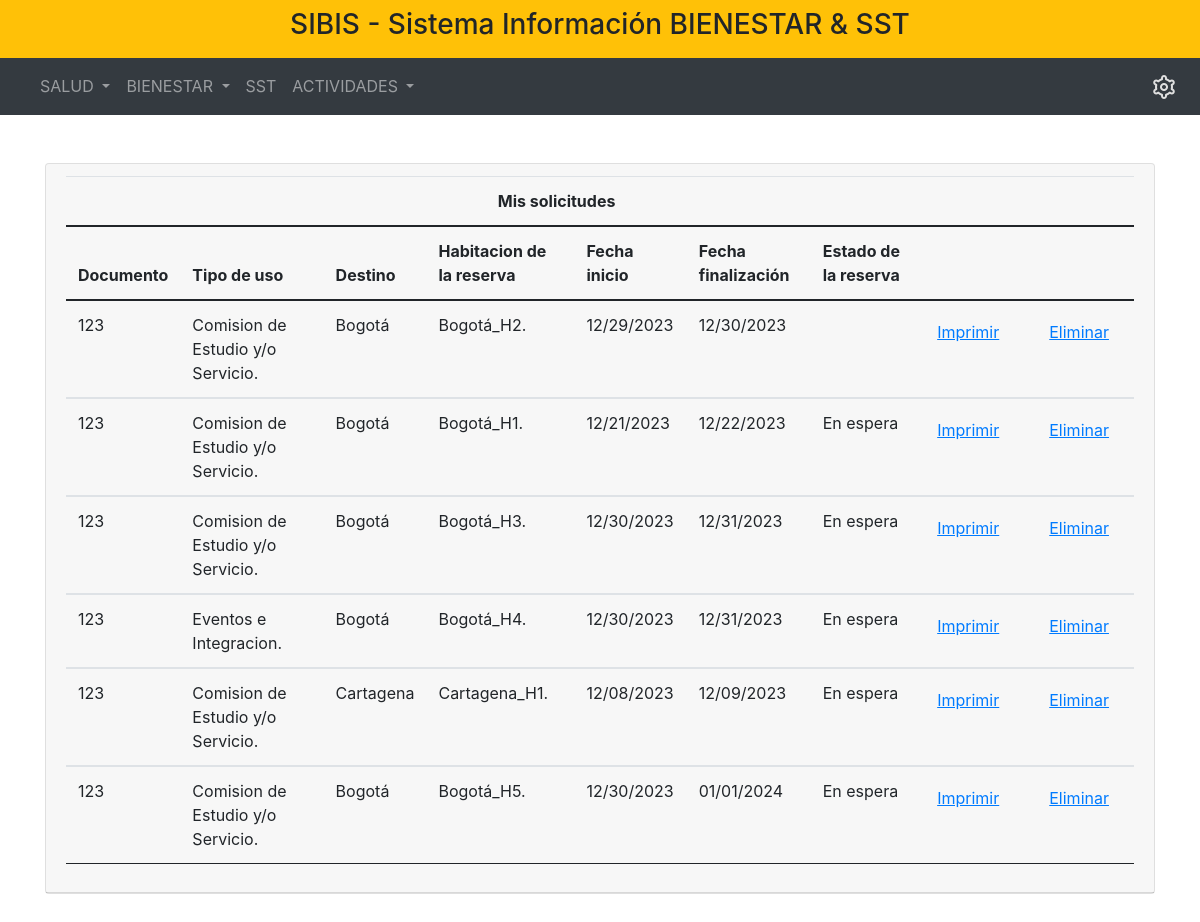
The app's page /MiPerfil.php (signed in) with its own data.
### tables this page shows
CREATE TABLE `solicitud` (
  `id_solicitud` int(11) NOT NULL COMMENT 'id de solicitud de alojamiento',
  `nombre` varchar(50) NOT NULL,
  `documento` varchar(20) NOT NULL COMMENT 'numero de documento para identificar el funcionario que desea solicitar una cabaña ',
  `uso` varchar(100) NOT NULL COMMENT 'tipo de uso la cual se va a hacer la reservación',
  `destino` varchar(100) NOT NULL COMMENT 'lugar donde se van a realizar la reservación',
  `cantidad_p` varchar(20) NOT NULL COMMENT 'cantidad de acompañantes en la reserva',
  `f_ini` varchar(100) NOT NULL,
  `f_fin` varchar(100) NOT NULL,
  `dias_total` varchar(300) NOT NULL COMMENT 'días totales de la reserva ',
  `habitacion` varchar(100) NOT NULL,
  `radicado` varchar(255) NOT NULL,
  `fk_id_Estado_Solicitud` varchar(20) NOT NULL,
  `fecha_de_solicitud` timestamp NOT NULL DEFAULT current_timestamp()
);

### MiPerfil.php (the view, shortened to what this page needs)
<?php include 'template/header.php' ?>
<link rel="stylesheet" href="https://cdn.jsdelivr.net/npm/bootstrap-icons@1.8.1/font/bootstrap-icons.css">
<?php
$documento=$_SESSION["documen"];
    echo'<div class="container-xxl p-5">';
    echo'<div class="row " >';
    echo'<div class="col-md-16">';
    echo'<div class="card">';
    echo'<div class="card-header">';
    echo'<table class="table  table-responsive">';
    echo'<thead>';
    echo'    <tr>';
    echo'    <th></th>';
    echo'    <th></th>';
    echo'    <th></th>';
    echo'    <th colspan="3"><center>Mis solicitudes</center></th>';
    echo'    <th></th>';
    echo'    <th></th>';
    echo'    <th></th>';
    echo'    <th></th>';
    echo'   </tr>';
    echo'</thead>';
    include ("conexion.php");
    $sql = "SELECT * FROM usuario WHERE documento='$documento'";
    if(!$result = $db->query($sql)){
     die('Hay un error corriendo en la consulta o datos no encontrados!!! [' . $db->error . ']');
            }
    echo'<thead>';
    echo'   <tr>';
    echo'   <th>Documento</th>';
    echo'   <th>Tipo de uso</th>';
    echo'   <th>Destino</th>';
    echo'   <th colspan="2">Habitacion de la reserva </th>';
    echo'   <th>Fecha inicio</th>';
    echo'   <th>Fecha finalización</th>';
    echo'   <th>Estado de la reserva</th>';
    echo'   <th></th>';
    echo'   <th></th>';
    echo'   </tr>';
    echo'</thead>';
    include ("conexion.php");
    $sql = "SELECT * FROM solicitud WHERE documento='$documento'";
    if(!$result = $db->query($sql)){
     die('Hay un error corriendo en la consulta o datos no encontrados!!! [' . $db->error . ']');
            }
        while($row = $result->fetch_assoc())
        {
            $documento=stripslashes($row["documento"]);
            $uso=stripslashes($row["uso"]);
            $destino=stripslashes($row["destino"]);
            $habitacion=stripslashes($row["habitacion"]);
            $f_ini=stripslashes($row["f_ini"]);
            $f_fin=stripslashes($row["f_fin"]);
            $fk_id_Estado_Solicitud=stripslashes($row["fk_id_Estado_Solicitud"]);
            $radicado=stripslashes($row["radicado"]);
    echo'<tbody>';
    echo'    <tr>';
    echo"    <td>$documento</td>";
    echo"    <td>$uso </td>";
    echo"    <td>$destino </td>";
    echo"    <td colspan='2'>$habitacion </td>";
    echo"    <td>$f_ini </td>";
    echo"    <td>$f_fin </td>";
    echo"    <td>$fk_id_Estado_Solicitud</td>";
    echo"    <td>
                <form  action='descargar_pdf.php' method='POST'>
                    <input type='hidden'  name='radicado' value='$radicado'>
                    <input class='controls' type='hidden' name='documento' value='$documento'>
                    <center><button class='btn btn btn-link'>Imprimir</button></center>
                </form>
            </td>";
    echo"   <td>
                        <button type='button' class='btn btn btn-link' data-toggle='modal' data-target='#exampleModal'>
                        Eliminar
                        </button>
                        <div class='modal fade' id='exampleModal' tabindex='-1' role='dialog' aria-labelledby='exampleModalLabel' aria-hidden='true'>
                        <div class='modal-dialog' role='document'>
                            <div class='modal-content'>
                            <div class='modal-header'>
                                <h5 class='modal-title' id='exampleModalLabel'>Eliminar solicitud</h5>
                                <button type='button' class='close' data-dismiss='modal' aria-label='Close'>
                                <span aria-hidden='true'>&times;</span>
                                </button>
                            </div>
                            <div class='modal-body'>
                                ¿ Esta seguro que desea ELIMINAR la solicitud. ?
                            </div>
                            <div class='modal-footer'>
                                <button type='button' class='btn btn-secondary' data-dismiss='modal'>Cerrar</button>
                                <form  action='EliminarSolicitudMiPerfil.php' method='POST'>
                                    <input type='hidden'  name='radicado' value='$radicado'>
                                    <input class='controls' type='hidden' name='documento' value='$documento'>
                                    <button class='btn btn btn-primary'>Eliminar</button>
                                </form>
                            </div>
                            </div>
                        </div>
                        </div>
    </td>";
    echo'    </tr>';
    echo'</tbody>';
}
    echo'</div>';
    echo'</div>';
    echo'</div>';
    echo'</div>';
    echo'</div> ';
    ?>
</body>
</html>

### template/header.php (shortened to what this page needs)
<!doctype html>
<html lang="es">
<head>
  <link rel="stylesheet" href="https://cdn.jsdelivr.net/npm/bootstrap@5.0.2/dist/css/bootstrap.min.css">
  <link rel="stylesheet" href="https://cdn.jsdelivr.net/npm/bootstrap-icons@1.5.0/font/bootstrap-icons.css">
  <link href="https://cdnjs.cloudflare.com/ajax/libs/jqueryui/1.12.1/jquery-ui.css" rel="stylesheet"/>
</head>
<body>
  <div class="container-fluid bg-warning">
    <div class="row">
      <div class="col-md">
        <header class="py-2">
          <h3 class="text-center">SIBIS - Sistema Información BIENESTAR & SST</h3>
        </header>
      </div>
    </div>
  </div>
  <head>
    <link rel="stylesheet" href="https://maxcdn.bootstrapcdn.com/bootstrap/4.0.0/css/bootstrap.min.css">
  </head>
  <nav class="navbar navbar-expand-lg navbar-dark bg-dark align-items-end">
    <div class=" collapse navbar-collapse " id="navbarNavDropdown">
      <ul class="navbar-nav w-100">
        <li class="nav-item dropdown">
          <a class="nav-link dropdown-toggle" href="#" id="navbarDropdownMenuLink" data-toggle="dropdown" aria-haspopup="true" aria-expanded="true">
            SALUD
          </a>
        </li>
        <li class="nav-item dropdown">
          <a class="nav-link dropdown-toggle" href="#" id="navbarDropdownMenuLink" data-toggle="dropdown" aria-haspopup="true" aria-expanded="true">
            BIENESTAR
          </a>
        </li>
        <li class="nav-item">
          <a class="nav-link" href="#">SST</a>
        </li>
        <li class="nav-item dropdown">
          <a class="nav-link dropdown-toggle" href="#" id="navbarDropdownMenuLink" data-toggle="dropdown" aria-haspopup="true" aria-expanded="true">
            ACTIVIDADES
          </a>
        </li>
        <ul class="navbar-nav ms-auto mb-2 mb-lg-0 ">
          <li class="nav-item ">
            <a class="nav-link " href="#" id="navbarDropdownMenuLink" data-toggle="dropdown" aria-haspopup="true" aria-expanded="true">
            <img class="img-fluid " src="img/ajustes.png">
            </a>
          </li>
          </ul>
      </div>
  </nav>

### records on screen
solicitud: documento "123", uso "Comision de Estudio y/o Servicio.", destino "Bogotá", habitacion "Bogotá_H2.", f_ini "12/29/2023", f_fin "12/30/2023"
solicitud: documento "123", uso "Comision de Estudio y/o Servicio.", destino "Bogotá", habitacion "Bogotá_H1.", f_ini "12/21/2023", f_fin "12/22/2023", fk_id_Estado_Solicitud "En espera"
solicitud: documento "123", uso "Comision de Estudio y/o Servicio.", destino "Bogotá", habitacion "Bogotá_H3.", f_ini "12/30/2023", f_fin "12/31/2023", fk_id_Estado_Solicitud "En espera"
solicitud: documento "123", uso "Eventos e Integracion.", destino "Bogotá", habitacion "Bogotá_H4.", f_ini "12/30/2023", f_fin "12/31/2023", fk_id_Estado_Solicitud "En espera"
solicitud: documento "123", uso "Comision de Estudio y/o Servicio.", destino "Cartagena", habitacion "Cartagena_H1.", f_ini "12/08/2023", f_fin "12/09/2023", fk_id_Estado_Solicitud "En espera"
solicitud: documento "123", uso "Comision de Estudio y/o Servicio.", destino "Bogotá", habitacion "Bogotá_H5.", f_ini "12/30/2023", f_fin "01/01/2024", fk_id_Estado_Solicitud "En espera"
